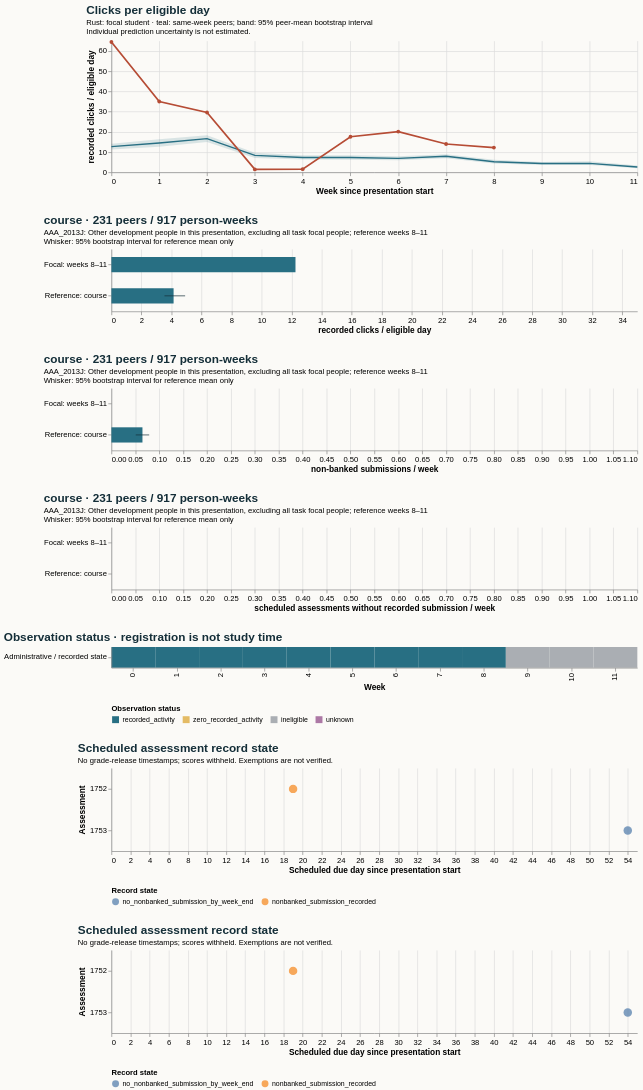

This figure's Vega-Lite source:
### Vega-Lite specification from a JSON file in a GitHub repository (floating-point values rounded to 4 significant figures)
{"$schema": "https://vega.github.io/schema/vega-lite/v5.20.1.json", "config": {"axis": {"labelFontSize": 11, "titleFontSize": 12}, "background": "#fbfaf7", "font": "sans-serif", "title": {"anchor": "start", "color": "#142e38", "fontSize": 17, "subtitleFontSize": 11}, "view": {"continuousHeight": 300, "continuousWidth": 300, "stroke": null}}, "datasets": {"data-24c10483146f67183bc3c068fad9f3a3": [{"hi": null, "lo": null, "series": "Focal: weeks 8–11", "value": 0.0}, {"hi": 0.079, "lo": 0.05087, "series": "Reference: course", "value": 0.06494}], "data-62fbfa05a75a0a6ee4aeeca3a65fc084": [{"hi": null, "lo": null, "series": "Focal: weeks 8–11", "value": 12.25}, {"hi": 4.906, "lo": 3.532, "series": "Reference: course", "value": 4.138}], "data-770ce5d87c1c8bea199b2664b3a9bcb9": [{"hi": null, "lo": null, "series": "Focal: weeks 8–11", "value": 0.0}, {"hi": 0.0, "lo": 0.0, "series": "Reference: course", "value": 0.0}], "data-8258d96924db92cea118a1c69bf1829a": [{"as_of_day": 20, "assessment_id": 1752, "course": "AAA_2013J", "due_day": 19, "person_id": 188278, "score_status": "withheld_release_time_unknown", "state": "nonbanked_submission_recorded", "week": 2}, {"as_of_day": 55, "assessment_id": 1753, "course": "AAA_2013J", "due_day": 54, "person_id": 188278, "score_status": "withheld_release_time_unknown", "state": "no_nonbanked_submission_by_week_end", "week": 7}], "data-a1278178c6e7377f7285ae004ed5f951": [{"eligible_days": 7.0, "end_day": 6, "logging_completeness": "unknown", "observation_status": "recorded_activity", "row": "Administrative / recorded state", "score_status": "withheld_release_time_unknown", "start_day": 0, "value": 64.43, "week": 0}, {"eligible_days": 7.0, "end_day": 13, "logging_completeness": "unknown", "observation_status": "recorded_activity", "row": "Administrative / recorded state", "score_status": "withheld_release_time_unknown", "start_day": 7, "value": 35.0, "week": 1}, {"eligible_days": 7.0, "end_day": 20, "logging_completeness": "unknown", "observation_status": "recorded_activity", "row": "Administrative / recorded state", "score_status": "withheld_release_time_unknown", "start_day": 14, "value": 29.57, "week": 2}, {"eligible_days": 7.0, "end_day": 27, "logging_completeness": "unknown", "observation_status": "recorded_activity", "row": "Administrative / recorded state", "score_status": "withheld_release_time_unknown", "start_day": 21, "value": 1.429, "week": 3}, {"eligible_days": 7.0, "end_day": 34, "logging_completeness": "unknown", "observation_status": "recorded_activity", "row": "Administrative / recorded state", "score_status": "withheld_release_time_unknown", "start_day": 28, "value": 1.571, "week": 4}, {"eligible_days": 7.0, "end_day": 41, "logging_completeness": "unknown", "observation_status": "recorded_activity", "row": "Administrative / recorded state", "score_status": "withheld_release_time_unknown", "start_day": 35, "value": 17.57, "week": 5}, {"eligible_days": 7.0, "end_day": 48, "logging_completeness": "unknown", "observation_status": "recorded_activity", "row": "Administrative / recorded state", "score_status": "withheld_release_time_unknown", "start_day": 42, "value": 20.14, "week": 6}, {"eligible_days": 7.0, "end_day": 55, "logging_completeness": "unknown", "observation_status": "recorded_activity", "row": "Administrative / recorded state", "score_status": "withheld_release_time_unknown", "start_day": 49, "value": 14.0, "week": 7}, {"eligible_days": 4.0, "end_day": 62, "logging_completeness": "unknown", "observation_status": "recorded_activity", "row": "Administrative / recorded state", "score_status": "withheld_release_time_unknown", "start_day": 56, "value": 12.25, "week": 8}, {"eligible_days": 0.0, "end_day": 69, "logging_completeness": "unknown", "observation_status": "ineligible", "row": "Administrative / recorded state", "score_status": "withheld_release_time_unknown", "start_day": 63, "value": null, "week": 9}, {"eligible_days": 0.0, "end_day": 76, "logging_completeness": "unknown", "observation_status": "ineligible", "row": "Administrative / recorded state", "score_status": "withheld_release_time_unknown", "start_day": 70, "value": null, "week": 10}, {"eligible_days": 0.0, "end_day": 83, "logging_completeness": "unknown", "observation_status": "ineligible", "row": "Administrative / recorded state", "score_status": "withheld_release_time_unknown", "start_day": 77, "value": null, "week": 11}], "data-d1216fedc6cfac1125c4c0969fc5c0c4": [{"end_day": 6, "focal_value": 64.43, "peer_ci_high": 14.17, "peer_ci_low": 11.26, "peer_mean": 12.69, "peer_observations": 237, "peer_people": 237, "reference": "course", "unit": "recorded clicks / eligible day", "week": 0}, {"end_day": 13, "focal_value": 35.0, "peer_ci_high": 16.29, "peer_ci_low": 12.66, "peer_mean": 14.52, "peer_observations": 237, "peer_people": 237, "reference": "course", "unit": "recorded clicks / eligible day", "week": 1}, {"end_day": 20, "focal_value": 29.57, "peer_ci_high": 18.38, "peer_ci_low": 15.0, "peer_mean": 16.66, "peer_observations": 235, "peer_people": 235, "reference": "course", "unit": "recorded clicks / eligible day", "week": 2}, {"end_day": 27, "focal_value": 1.429, "peer_ci_high": 9.642, "peer_ci_low": 7.069, "peer_mean": 8.392, "peer_observations": 235, "peer_people": 235, "reference": "course", "unit": "recorded clicks / eligible day", "week": 3}, {"end_day": 34, "focal_value": 1.571, "peer_ci_high": 8.487, "peer_ci_low": 6.31, "peer_mean": 7.32, "peer_observations": 233, "peer_people": 233, "reference": "course", "unit": "recorded clicks / eligible day", "week": 4}, {"end_day": 41, "focal_value": 17.57, "peer_ci_high": 8.459, "peer_ci_low": 6.215, "peer_mean": 7.327, "peer_observations": 232, "peer_people": 232, "reference": "course", "unit": "recorded clicks / eligible day", "week": 5}, {"end_day": 48, "focal_value": 20.14, "peer_ci_high": 7.982, "peer_ci_low": 5.994, "peer_mean": 6.876, "peer_observations": 232, "peer_people": 232, "reference": "course", "unit": "recorded clicks / eligible day", "week": 6}, {"end_day": 55, "focal_value": 14.0, "peer_ci_high": 8.908, "peer_ci_low": 6.916, "peer_mean": 7.954, "peer_observations": 232, "peer_people": 232, "reference": "course", "unit": "recorded clicks / eligible day", "week": 7}, {"end_day": 62, "focal_value": 12.25, "peer_ci_high": 6.161, "peer_ci_low": 4.329, "peer_mean": 5.221, "peer_observations": 231, "peer_people": 231, "reference": "course", "unit": "recorded clicks / eligible day", "week": 8}, {"end_day": 69, "focal_value": null, "peer_ci_high": 5.143, "peer_ci_low": 3.553, "peer_mean": 4.344, "peer_observations": 230, "peer_people": 230, "reference": "course", "unit": "recorded clicks / eligible day", "week": 9}, {"end_day": 76, "focal_value": null, "peer_ci_high": 5.499, "peer_ci_low": 3.592, "peer_mean": 4.438, "peer_observations": 229, "peer_people": 229, "reference": "course", "unit": "recorded clicks / eligible day", "week": 10}, {"end_day": 83, "focal_value": null, "peer_ci_high": 3.333, "peer_ci_low": 2.003, "peer_mean": 2.636, "peer_observations": 227, "peer_people": 227, "reference": "course", "unit": "recorded clicks / eligible day", "week": 11}]}, "resolve": {"scale": {"color": "independent"}}, "spacing": 28, "vconcat": [{"data": {"name": "data-d1216fedc6cfac1125c4c0969fc5c0c4"}, "height": 190, "layer": [{"encoding": {"x": {"axis": {"tickMinStep": 1}, "field": "week", "title": "Week since presentation start", "type": "quantitative"}, "y": {"field": "peer_ci_low", "scale": {"zero": true}, "title": "recorded clicks / eligible day", "type": "quantitative"}, "y2": {"field": "peer_ci_high"}}, "mark": {"color": "#286f83", "opacity": 0.16, "type": "area"}}, {"encoding": {"tooltip": [{"field": "week", "type": "quantitative"}, {"field": "peer_mean", "type": "quantitative"}, {"field": "peer_people", "type": "quantitative"}, {"field": "peer_observations", "type": "quantitative"}], "x": {"field": "week", "type": "quantitative"}, "y": {"field": "peer_mean", "type": "quantitative"}}, "mark": {"color": "#286f83", "strokeWidth": 2, "type": "line"}}, {"encoding": {"tooltip": [{"field": "week", "type": "quantitative"}, {"field": "focal_value", "type": "quantitative"}], "x": {"field": "week", "type": "quantitative"}, "y": {"field": "focal_value", "type": "quantitative"}}, "mark": {"color": "#b64c35", "point": {"color": "#b64c35"}, "strokeWidth": 2.5, "type": "line"}}], "title": {"subtitle": ["Rust: focal student · teal: same-week peers; band: 95% peer-mean bootstrap interval", "Individual prediction uncertainty is not estimated."], "text": "Clicks per eligible day"}, "width": 760}, {"data": {"name": "data-62fbfa05a75a0a6ee4aeeca3a65fc084"}, "height": 90, "layer": [{"encoding": {"x": {"field": "value", "scale": {"domain": [0, 34.24], "zero": true}, "title": "recorded clicks / eligible day", "type": "quantitative"}, "y": {"field": "series", "sort": null, "title": null, "type": "nominal"}}, "mark": {"color": "#286f83", "size": 22, "type": "bar"}}, {"encoding": {"x": {"field": "lo", "type": "quantitative"}, "x2": {"field": "hi"}, "y": {"field": "series", "sort": null, "title": null, "type": "nominal"}}, "mark": {"color": "#142e38", "type": "rule"}}], "title": {"subtitle": ["AAA_2013J: Other development people in this presentation, excluding all task focal people; reference weeks 8–11", "Whisker: 95% bootstrap interval for reference mean only"], "text": "course · 231 peers / 917 person-weeks"}, "width": 760}, {"data": {"name": "data-24c10483146f67183bc3c068fad9f3a3"}, "height": 90, "layer": [{"encoding": {"x": {"field": "value", "scale": {"domain": [0, 1.05], "zero": true}, "title": "non-banked submissions / week", "type": "quantitative"}, "y": {"field": "series", "sort": null, "title": null, "type": "nominal"}}, "mark": {"color": "#286f83", "size": 22, "type": "bar"}}, {"encoding": {"x": {"field": "lo", "type": "quantitative"}, "x2": {"field": "hi"}, "y": {"field": "series", "sort": null, "title": null, "type": "nominal"}}, "mark": {"color": "#142e38", "type": "rule"}}], "title": {"subtitle": ["AAA_2013J: Other development people in this presentation, excluding all task focal people; reference weeks 8–11", "Whisker: 95% bootstrap interval for reference mean only"], "text": "course · 231 peers / 917 person-weeks"}, "width": 760}, {"data": {"name": "data-770ce5d87c1c8bea199b2664b3a9bcb9"}, "height": 90, "layer": [{"encoding": {"x": {"field": "value", "scale": {"domain": [0, 1.05], "zero": true}, "title": "scheduled assessments without recorded submission / week", "type": "quantitative"}, "y": {"field": "series", "sort": null, "title": null, "type": "nominal"}}, "mark": {"color": "#286f83", "size": 22, "type": "bar"}}, {"encoding": {"x": {"field": "lo", "type": "quantitative"}, "x2": {"field": "hi"}, "y": {"field": "series", "sort": null, "title": null, "type": "nominal"}}, "mark": {"color": "#142e38", "type": "rule"}}], "title": {"subtitle": ["AAA_2013J: Other development people in this presentation, excluding all task focal people; reference weeks 8–11", "Whisker: 95% bootstrap interval for reference mean only"], "text": "course · 231 peers / 917 person-weeks"}, "width": 760}, {"data": {"name": "data-a1278178c6e7377f7285ae004ed5f951"}, "encoding": {"color": {"field": "observation_status", "legend": {"labelLimit": 260, "orient": "bottom"}, "scale": {"domain": ["recorded_activity", "zero_recorded_activity", "ineligible", "unknown"], "range": ["#286f83", "#e4bb64", "#aaaeb3", "#ac78a5"]}, "title": "Observation status", "type": "nominal"}, "tooltip": [{"field": "week", "type": "quantitative"}, {"field": "eligible_days", "type": "quantitative"}, {"field": "observation_status", "type": "nominal"}, {"field": "logging_completeness", "type": "nominal"}], "x": {"field": "week", "title": "Week", "type": "ordinal"}, "y": {"field": "row", "title": null, "type": "nominal"}}, "height": 30, "mark": {"type": "rect"}, "title": "Observation status · registration is not study time", "width": 760}, {"data": {"name": "data-8258d96924db92cea118a1c69bf1829a"}, "encoding": {"color": {"field": "state", "legend": {"labelLimit": 400, "orient": "bottom"}, "title": "Record state", "type": "nominal"}, "tooltip": [{"field": "assessment_id", "type": "quantitative"}, {"field": "due_day", "type": "quantitative"}, {"field": "as_of_day", "type": "quantitative"}, {"field": "state", "type": "nominal"}, {"field": "score_status", "type": "nominal"}], "x": {"field": "due_day", "title": "Scheduled due day since presentation start", "type": "quantitative"}, "y": {"field": "assessment_id", "title": "Assessment", "type": "nominal"}}, "height": 120, "mark": {"filled": true, "size": 150, "type": "point"}, "title": {"subtitle": "No grade-release timestamps; scores withheld. Exemptions are not verified.", "text": "Scheduled assessment record state"}, "width": 760}, {"data": {"name": "data-8258d96924db92cea118a1c69bf1829a"}, "encoding": {"color": {"field": "state", "legend": {"labelLimit": 400, "orient": "bottom"}, "title": "Record state", "type": "nominal"}, "tooltip": [{"field": "assessment_id", "type": "quantitative"}, {"field": "due_day", "type": "quantitative"}, {"field": "as_of_day", "type": "quantitative"}, {"field": "state", "type": "nominal"}, {"field": "score_status", "type": "nominal"}], "x": {"field": "due_day", "title": "Scheduled due day since presentation start", "type": "quantitative"}, "y": {"field": "assessment_id", "title": "Assessment", "type": "nominal"}}, "height": 120, "mark": {"filled": true, "size": 150, "type": "point"}, "title": {"subtitle": "No grade-release timestamps; scores withheld. Exemptions are not verified.", "text": "Scheduled assessment record state"}, "width": 760}]}
